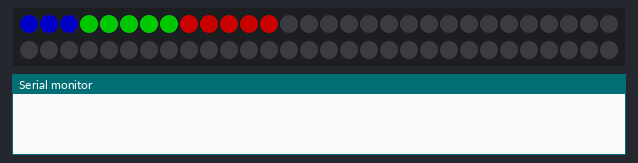
Simulated run of this sketch. Board: ATtiny85, built with avr-gcc and run on an emulated ATtiny85. Parts: 60 RGB LEDs in strip order, left to right, continuing on the next row, the last lines printed to the serial monitor. Dim RGB values are drawn brighter than linear.

Above: at 0.4 s.
At 1.0 s:
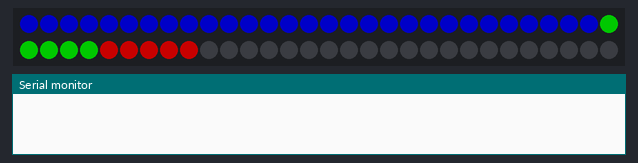
At 1.5 s:
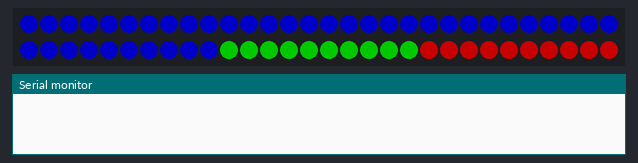
At 2.5 s:
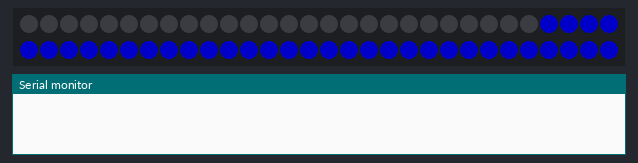
At 2.9 s:
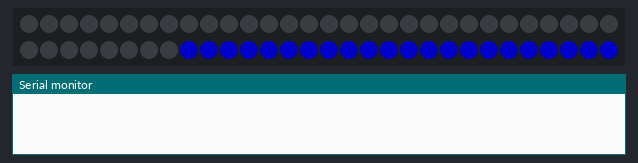
At 3.5 s:
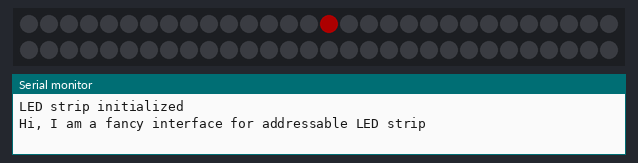

The sketch:

addrLedStrip_arduino.ino
```cpp
#include "LedStrip_interface.h"

LedStrip_interface strip = LedStrip_interface();
byte received_value[8];
bool flag_receive_strip_codes;
uint16_t num_of_leds = 30;
void setup()
{
	strip.init();
	strip.set_one_LED_in_stack(15, 50, 0, 0);
	strip.show_full_RGB_stack();
	flag_receive_strip_codes = false;
	Serial.begin(9600);
	Serial.println("Hi, I am a fancy interface for addressable LED strip");

	strip.set_one_LED_in_stack(15, 50, 0, 0);
	strip.show_full_RGB_stack();

	for (uint8_t i = 0; i < sizeof(received_value); i++) {
		received_value[i] = 0;
	}

}

size_t size_of_buffer  = 8;
void loop()
{


	if (Serial.available()) {

		// handling of the bytes on the Serial line
		Serial.readBytes(received_value, size_of_buffer);

		// sending the received bytes to the parser
		strip.parse_strip_codes(received_value);


	}


}
```

LedStrip_interface.cpp
```cpp
#include "LedStrip_interface.h"

/*

LedStrip_interface::LedStrip_interface()
{
}
*/
/*
LedStrip_interface::~LedStrip_interface()
{
}
*/
```

LedStrip_interface.h
```cpp
#pragma once

#include "Adafruit_NeoPixel.h"

#define CH_UNDERLINE char("_")
#define CH_ZERO char("0")
#define CH_ONE char("1")

#define GET_NUM_FROM_STRING(s, index) s[index] - 40
#define PARSE_2_DIGIT_NUM_FROM_STRING(s, index_start) ((s[index_start] - 48) * 10 + (s[index_start + 1]))
#define PARSE_3_DIGIT_NUM_FROM_STRING(s, index_start) ((s[index_start] - 48) * 100 + (s[index_start + 1] - 48) * 10 + (s[index_start + 2] - 48) )
#define MAX(a,b) a>b ? a:b
#define MIN(a,b) a<b ? a:b

#define NUM_OF_LEDS 60
#define STRIP_PIN 6
#define MSG_PARSER_COUNTER_LIMIT 1000


class LedStrip_interface : public Adafruit_NeoPixel
{
private:
	uint16_t RGB_stack[NUM_OF_LEDS][3]; // NUM_OF_LEDS x 3 matrix for storing RGB values for each LED on the strip
	uint16_t t_RGB_stack[NUM_OF_LEDS][3]; // temp matrix with same size with original stack
	String msg;
	long int cyc_parser_msg_wait_counter = 0;

	bool flag_waiting_for_strip_codes;

	// function for reseting all elements of the RGB stack.
	void init_RGB_stack() {
		for (uint16_t led_num = 0; led_num < NUM_OF_LEDS; led_num++) {
			for (uint8_t color_num = 0; color_num < 3; color_num++) {
				RGB_stack[led_num][color_num] = 0;
			}
		}
	}

	// function for testing each LED on the strip
	void strip_test() {
		// reset all LED
		for (uint16_t led_id = 0; led_id < numPixels() + 15; led_id++) {
			setPixelColor(led_id - 10, Color(0, 0, 0));
		}
		show();

		// RGB "sneak"
		for (uint16_t led_id = 0; led_id < numPixels() + 15; led_id++) {
			delay(20);
			//R
			if (led_id < numPixels()) {
				RGB_stack[led_id][0] = 100;
				RGB_stack[led_id][1] = 0;
				RGB_stack[led_id][2] = 0;
				setPixelColor(led_id, Color(RGB_stack[led_id][0], RGB_stack[led_id][1], RGB_stack[led_id][2]));
			}
			//G
			if ((led_id > 4) && (led_id < (numPixels() - 5))) {
				RGB_stack[led_id-5][0] = 0;
				RGB_stack[led_id-5][1] = 100;
				RGB_stack[led_id-5][2] = 0;
				setPixelColor(led_id - 5, Color(RGB_stack[led_id-5][0], RGB_stack[led_id-5][1], RGB_stack[led_id-5][2]));
			}
			//B
			if ((led_id > 9) && (led_id < (numPixels() - 10))) {
				RGB_stack[led_id-10][0] = 0;
				RGB_stack[led_id-10][1] = 0;
				RGB_stack[led_id-10][2] = 100;
				setPixelColor(led_id - 10, Color(RGB_stack[led_id-10][0], RGB_stack[led_id-10][1], RGB_stack[led_id-10][2]));
			}
			show();
		}
		delay(20);

		// RGB sneak's going out  (shifting the stack, and fill with zeros the new elements)
		for (uint16_t led_id = 0; led_id < numPixels(); led_id++) {
			delay(20);
			shift_RGB_stack(1, 0, 0, 0);
			show_full_RGB_stack();
		}
	} //end strip test

	// send a selected LED's RGB values to Serial port
	void print_led_RGB(uint16_t px) {
		Serial.print("l: "); Serial.print(int(px));
		Serial.print("  R:  ");  Serial.print(int(RGB_stack[px][0]));
		Serial.print("  G:  ");  Serial.print(int(RGB_stack[px][1]));
		Serial.print("  B:  ");  Serial.print(int(RGB_stack[px][2]));
		Serial.println("");
	}

public:
	// init of Base interface class
	LedStrip_interface() : Adafruit_NeoPixel(NUM_OF_LEDS, STRIP_PIN, NEO_GRB + NEO_KHZ800) {
		begin();
	}

	// method for initialization in the Setup() function of main ino file
	void init() {
		begin();
		strip_test();
		flag_waiting_for_strip_codes = false;
		Serial.println("LED strip initialized");
	}


	// set RGB values of a specified LED in the _STACK_
	void set_one_LED_in_stack(uint16_t LED_id, uint16_t color_R, uint16_t color_G, uint16_t color_B) {
		RGB_stack[LED_id][0] = color_R;
		RGB_stack[LED_id][1] = color_G;
		RGB_stack[LED_id][2] = color_B;

	}

	// method for shifting each element in the stack with specified steps and filling the new elements with an RGB value
	void shift_RGB_stack(uint16_t steps, uint16_t new_R, uint16_t new_G, uint16_t new_B) {
		//shifting
		for (uint16_t led_id = steps; led_id < numPixels(); led_id++) {
			t_RGB_stack[led_id][0] = RGB_stack[led_id - steps][0];
			t_RGB_stack[led_id][1] = RGB_stack[led_id - steps][1];
			t_RGB_stack[led_id][2] = RGB_stack[led_id - steps][2];
		}
		//fill empty space
		for (uint16_t led_id = 0; led_id < steps + 1; led_id++) {
			t_RGB_stack[led_id][0] = 0;
			t_RGB_stack[led_id][1] = 0;
			t_RGB_stack[led_id][2] = 0;
		}
		//store new values
		for (uint16_t led_id = 0; led_id < numPixels(); led_id++) {
			for (uint16_t c = 0; c < 3; c++) {
				RGB_stack[led_id][c] = t_RGB_stack[led_id][c];
			}
		}
	}

	// put the STACK to the STRIP
	void show_full_RGB_stack() {
		for (uint16_t led_id = 0; led_id < numPixels(); led_id++) {
			setPixelColor(led_id, Color(RGB_stack[led_id][0], RGB_stack[led_id][1], RGB_stack[led_id][2]));
		}
		show();
	}


	// method for parsing RGB cmds for each LED on the strip
	void parse_strip_codes(byte *received_value) {

		//set LEDs' RGB codes
		if (flag_waiting_for_strip_codes) {
			set_one_LED_in_stack(received_value[0], received_value[2], received_value[3], received_value[4]);
			set_one_LED_in_stack(received_value[1], received_value[5], received_value[6], received_value[7]);
			show_full_RGB_stack();
		}
		// reset wait flag
		if (received_value[0] >= NUM_OF_LEDS) {
			//setPixelColor(20, Color(50, 0, 0));
			//show();
			flag_waiting_for_strip_codes = false;
		}
		// set wait flag (overrite reset)
		if (received_value[0] == 255) {
			flag_waiting_for_strip_codes = true;
		}
	}


	//~LedStrip_interface();
};
```
